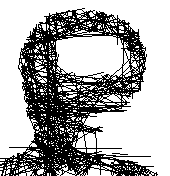
#> input picture example.png, 170 x 176 px
$ python hedgedog.py example.png
#> lines starting #> are read from the running program, lines starting #| are printed output that depends on the picture; after the words box and inside, x2 and y2 are one past the last pixel; in counts of white or black regions, pixels touching at a corner belong together
#!/usr/bin/env python3

import cv2
import numpy as np
import sys
import random
import getopt
from multiprocessing import Pool

class Segment:
    def __init__(self, start, end):
        self.start = start
        self.end = end


class Ray:
    def __init__(self, pos, d):
        """ pos: numpy 2d array
            d: direction, numpy 2d array
        """
        self.pos = pos
        self.d = d

    def at(self, r):
        return self.pos + r * self.d

    def segment(self, r1, r2):
        return Segment(self.at(r1), self.at(r2))


def score(points, ray, cutoff, seg_cutoff):
    """ points: np nx3 array, (x,y,value)
    return: segment
    """

    relative_pos = points[:, 0:2] - ray.pos

    distance_h = np.dot(relative_pos, ray.d)
    distance_o = (relative_pos - np.array([dh * ray.d for dh in distance_h]))**2

    select_idx = distance_o[:,0]**2 * distance_o[:,1]**2 < cutoff * cutoff

    #neighbor = points[select_idx]
    used_distance_h = distance_h[select_idx]

    # if the ray is selected? (d->any points < cutoff?)
    if len(used_distance_h) <= 5:
        return None

    # if so, arrange points from large to small, choose first segment (min-min2)
    seg_end = -1
    used_distance_h = np.sort(used_distance_h)
    for i in range(len(used_distance_h) - 1):
        if used_distance_h[i+1] - used_distance_h[i] > 2 * seg_cutoff:
            seg_end = i
            break
        elif used_distance_h[i+1] - used_distance_h[i] > seg_cutoff and random.random() < 0.8:
            seg_end = i
            break
        elif used_distance_h[i+1] - used_distance_h[i] > seg_cutoff * 0.5 and random.random() < 0.2:
            seg_end = i
            break

    if seg_end == 0:
        return None

    # return segment
    return ray.segment(used_distance_h[0], used_distance_h[seg_end])


def img2list(img, cutoff):

    points = []
    for (i, j), v in np.ndenumerate(img):
        if v > cutoff:
            points.append(np.array([j, i, v]))

    return np.array(points)


def segments2img(segments, imgsize, color):

    img = np.zeros(imgsize)
    for seg in segments:
        cv2.line(img, (int(seg.start[0]), int(seg.start[1])), (int(seg.end[0]), int(seg.end[1])), color)

    return img


def main(argv):

    help_str = "Usage: hedgedog (-BbCcsn arg) image"

    # img parameters
    contrast = 1.25
    bright = 20
    black_cutoff = 150

    # ray parameters
    ray_number = 400
    ray_cutoff = 5.0
    seg_cutoff = 15.0

    opts, args = getopt.getopt(argv[1:], 'B:b:C:c:s:n:h')
    for opt, arg in opts:
        if opt == '-B':
            bright = int(arg)
        elif opt == '-b':
            black_cutoff = int(arg)
        elif opt == '-C':
            contrast = float(arg)
        elif opt == '-c':
            ray_cutoff = float(arg)
        elif opt == '-n':
            ray_number = int(arg)
        elif opt == '-s':
            seg_cutoff = float(arg)
        elif opt == '-h':
            print(help_str)
            return

    if len(args) < 1:
        print('Error: No enough args')
        return

    # read img (black-white)
    img = cv2.imread(args[0])
#> img is the input picture: shape (176, 170, 3); 66.2% white; 2 black regions (1 under 20 px), largest, box (x1, y1, x2, y2) and area: (0, 8, 158, 176) 10087
    cv2.imshow('picture', img)

    img_sc = cv2.cvtColor(img, cv2.COLOR_RGB2GRAY)
    img_sc = 255 - img_sc

    # img preprocessing
    img_sc = contrast * (img_sc - np.average(img_sc)) + np.average(img_sc) + bright

    cv2.imshow('picture2', img_sc)

    # get points
    points = img2list(img_sc, black_cutoff)
#> after the loop in img2list, `for (i, j), v in np.ndenumerate(img):`: points = 10103 items, first 6: [82, 8, 317.2], [83, 8, 317.2], [84, 8, 317.2], [77, 9, 317.2], [78, 9, 317.2], [79, 9, 317.2]

    # randomly generate segments
    random_coords = np.random.random((ray_number, 2))
#> random_coords = 400 pairs, first value 0.0027 to 0.994, second value 0.00138 to 0.999
    random_angles = np.random.random(ray_number) * 2 * np.pi
#> random_angles = 400 values, max 6.28 at index 174, min 0.00343 at index 21, mean 3.16
    random_directions = np.column_stack([np.cos(random_angles), np.sin(random_angles)])
#> random_directions = 400 pairs, first value -1 to 1, second value -1 to 1

    random_coords[:, 0] *= img_sc.shape[0]
    random_coords[:, 1] *= img_sc.shape[1]

    task_pool = Pool(3)
    segment_queue = []

    for i in range(ray_number):
        ray = Ray(
            random_coords[i], random_directions[i]
        )

        segment_queue.append(task_pool.apply_async(score, args=(points, ray, ray_cutoff, seg_cutoff)))
#> this loop made 400 passes
#> after the loop, segment_queue = 400 items

    task_pool.close()
    task_pool.join()

    segments = [s.get() for s in segment_queue]
#> segments = 400 items

    img2 = 255 - segments2img([s for s in segments if s], img_sc.shape, 255)
#> in segments2img, `img = np.zeros(imgsize)`: img: shape (176, 170) float64; every value is 0
#> after the loop in segments2img, `for seg in segments:`:
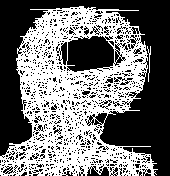
#> img: shape (176, 170) float64; 45.3% white; 2 white regions, box (x1, y1, x2, y2) and area: (0, 6, 158, 176) 13507, (147, 46, 151, 82) 45

    # inverse img2

    cv2.imshow('sampled', img2)

    cv2.waitKey()
    cv2.destroyAllWindows()


if __name__ == '__main__':
    main(sys.argv)
